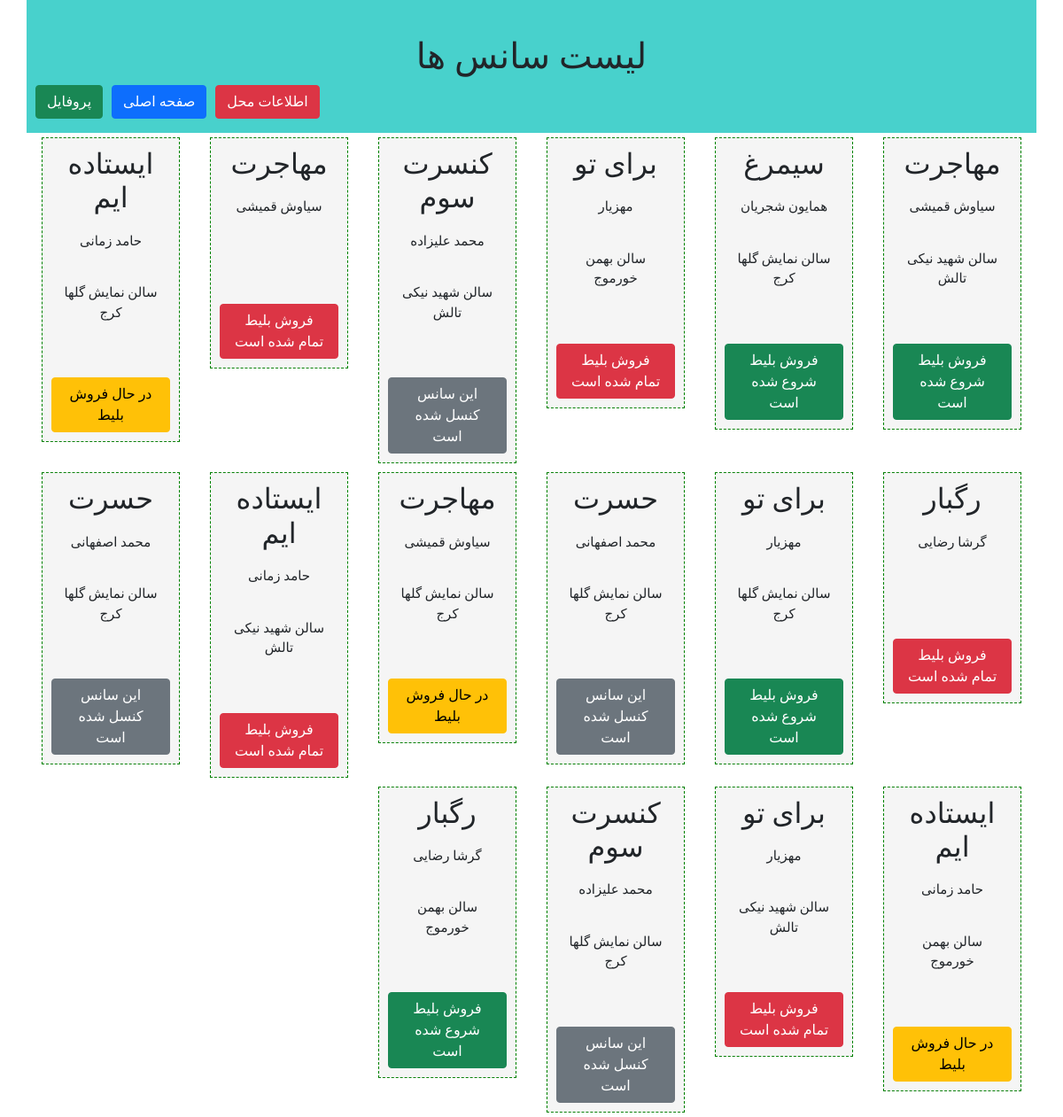
/ticketSales/time/list (signed in), run on an earlier commit of the app's database.
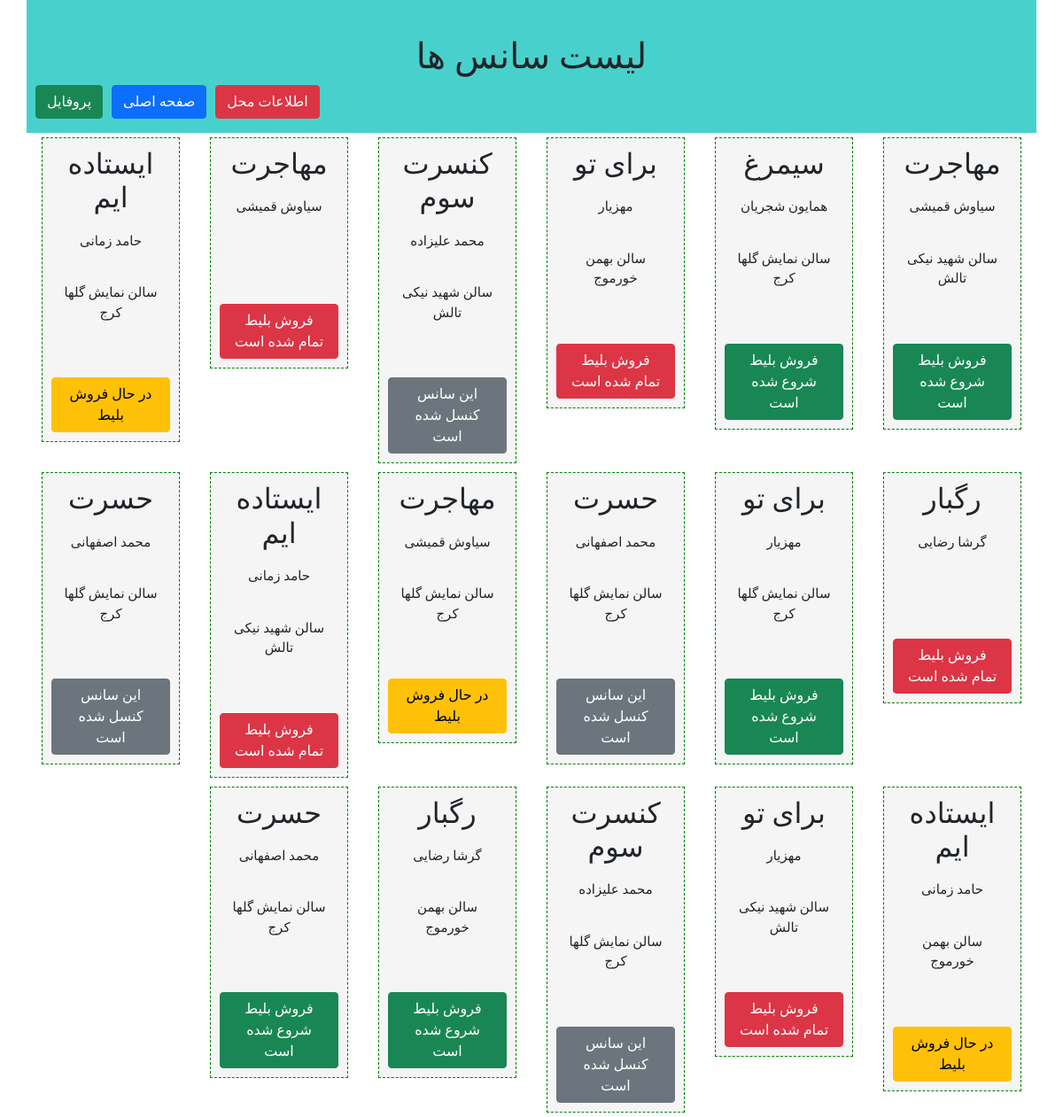
And on a later commit of the database.
### ticketSales/models.py (models this page shows, shortened)
class timeModel(models.Model):
  class Meta:
    verbose_name='سانس'
    verbose_name_plural='سانس'
  concertModel = models.ForeignKey("concertModel",on_delete=models.PROTECT,verbose_name='کنسرت')
  locationModel = models.ForeignKey("locationModel",on_delete=models.PROTECT,verbose_name='مکان')
  StartDateTime = models.DateTimeField(verbose_name='زمان شروع')
  Seats = models.IntegerField(verbose_name='صندلی')
  Start = 1
  End = 2
  Cancel = 3
  Sales = 4
  status_choices = ((Start,"فروش بلیط شروع شده است"),(End,"فروش بلیط تمام شده است"),(Cancel,"این سانس کنسل شده است"),(Sales,"در حال فروش  بلیط"),)
  Status = models.IntegerField(choices=status_choices,verbose_name='وضعیت')
  def get_jalali_date(self):
    return datetime2jalali(self.StartDateTime)

class concertModel(models.Model):
  class Meta:
    verbose_name='کنسرت'
    verbose_name_plural='کنسرت'
  Name=models.CharField(max_length=100,verbose_name='نام کنسرت')
  SingerName=models.CharField(max_length=100,verbose_name='خواننده')
  length=models.IntegerField(verbose_name='طول')
  Poster=models.ImageField(upload_to="concertImages/",null=True,verbose_name='پوستر')

class locationModel(models.Model):
  class Meta:
    verbose_name='محل برگزاری'
    verbose_name_plural='محل برگزاری'
  IdNumber = models.IntegerField(primary_key=True,verbose_name='شناسه')
  Name=models.CharField(max_length=100,verbose_name='نام')
  Address=models.CharField(max_length=500,default='تهران برج میلاد',verbose_name='آدرس')
  Phone=models.CharField(max_length=11,verbose_name='شماره تلفن')
  capacity=models.IntegerField(verbose_name='ظرفیت')

### ticketSales/views.py (the view)
# urls.py: path('ticketSales/time/list',timeView)
def timeView(request):
  if request.user.is_authenticated and request.user.is_active:
    times = timeModel.objects.all()
    context = {
      "timeList":times,
    }
    return render(request,"ticketSales/timeList.html",context)
  else:
    return HttpResponse("اجازه ورود ندارید")

### ticketSales/templates/ticketSales/timeList.html
{% extends "ticketSales/layout.html" %}
{% block titlepage %}
  لیست سانس ها
{% endblock %}
{% block mainContent %}
  {% if timeList %}
    {% for time in timeList %}
      <div class="col-md-2">
        <a>
          <div class="timeBox">
            <h2>{{ time.concertModel.Name }}</h2>
            <p>{{time.concertModel.SingerName}}</p>
            <p>{{time.locationModel.Name}}</p>
            <p>{{time.get_jalali_date}}</p>
            <div
            class="
            {% if time.Status == time.Start %}
              btn btn-success
            {% elif time.Status == time.End %}
              btn btn-danger
            {% elif time.Status == time.Cancel %}
              btn btn-secondary
            {% elif time.Status == time.Sales %}
              btn btn-warning
            {% endif %}
            ">
              {{time.get_Status_display}}
            </div>
          </div>
        </a>
      </div>
    {% endfor %}
  {% endif %}
{% endblock %}

What changed in the data, as far as the page shows it:
added timeModel: concertModel.Name "حسرت", concertModel.SingerName "محمد اصفهانی", locationModel.Name "سالن نمایش گلها کرج", Status "فروش بلیط شروع شده است"
